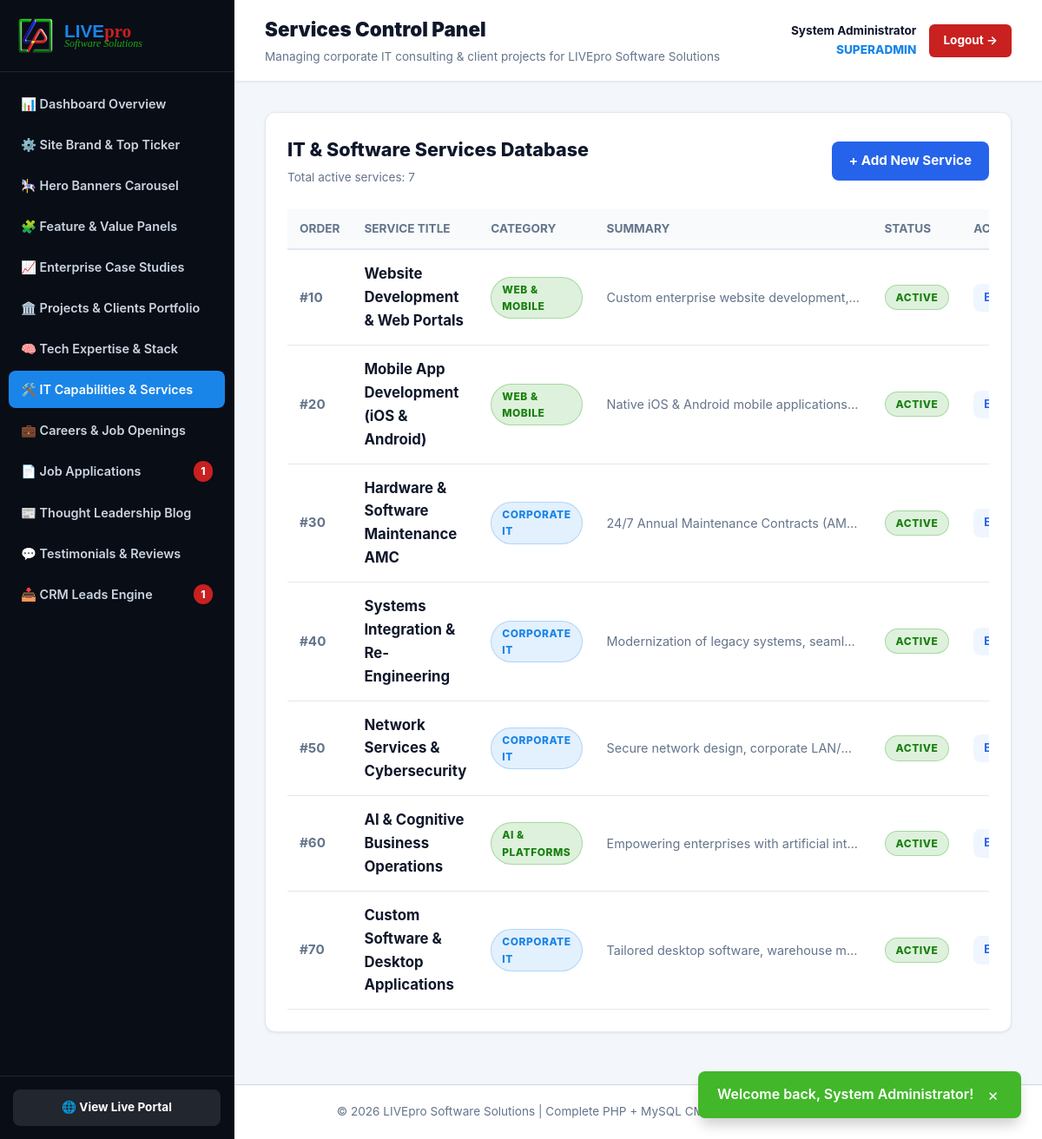
Screenshot of /admin/services.php (signed in) with the database file from the repository.
### tables this page shows
CREATE TABLE `services` (
  `id` INT(11) UNSIGNED NOT NULL AUTO_INCREMENT,
  `title` VARCHAR(150) NOT NULL,
  `category` VARCHAR(50) NOT NULL DEFAULT 'Corporate IT',
  `short_desc` TEXT NOT NULL,
  `full_desc` TEXT NOT NULL,
  `icon` VARCHAR(50) DEFAULT 'code',
  `featured` TINYINT(1) DEFAULT 1,
  `status` ENUM('active', 'draft') DEFAULT 'active',
  `display_order` INT(11) DEFAULT 0,
  `created_at` TIMESTAMP DEFAULT CURRENT_TIMESTAMP,
  PRIMARY KEY (`id`)
);

### admin/services.php (the view, shortened to what this page needs)
<?php
require_once __DIR__ . '/../includes/functions.php';
$action = $_GET['action'] ?? 'list';
$id = intval($_GET['id'] ?? 0);
require_once __DIR__ . '/includes/header.php';
if ($action === 'new' || $action === 'edit'):
    $service = ['title' => '', 'category' => 'Corporate IT', 'short_desc' => '', 'full_desc' => '', 'icon' => 'code', 'status' => 'active', 'display_order' => 10];
    if ($action === 'edit' && $id > 0) {
        $service = get_service_by_id($id);
        if (!$service) {
            flash_message("Service not found.", "error");
            header("Location: services.php");
            exit;
        }
    }
?>
    <div class="admin-card" style="max-width: 800px; margin: 0 auto;">
      <div style="display: flex; justify-content: space-between; align-items: center; margin-bottom: 25px; border-bottom: 1px solid #e2e8f0; padding-bottom: 15px;">
        <h3 style="font-size: 1.4rem; font-weight: 800; margin: 0; color: #0f172a;">
          <?= $action === 'edit' ? '✏️ Edit IT Service' : '➕ Add New IT Service'; ?>
        </h3>
        <a href="services.php" class="btn" style="background: #f1f5f9; color: #475569; text-decoration: none; font-size: 0.85rem;">&larr; Back to List</a>
      </div>
      <form method="POST" action="services.php?<?= $action === 'edit' ? "action=edit&id={$id}" : "action=new"; ?>">
        <div style="display: grid; grid-template-columns: 2fr 1fr; gap: 20px; margin-bottom: 20px;">
          <div>
            <label style="display: block; font-size: 0.85rem; font-weight: 600; margin-bottom: 6px; color: #334155;">Service Title *</label>
            <input type="text" name="title" value="<?= htmlspecialchars($service['title']); ?>" required style="width: 100%; padding: 12px 14px; border: 1px solid #cbd5e1; border-radius: 8px; font-size: 0.95rem;">
          </div>
          <div>
            <label style="display: block; font-size: 0.85rem; font-weight: 600; margin-bottom: 6px; color: #334155;">Category *</label>
            <select name="category" required style="width: 100%; padding: 12px 14px; border: 1px solid #cbd5e1; border-radius: 8px; font-size: 0.95rem; background: white;">
              <option value="Corporate IT" <?= $service['category'] === 'Corporate IT' ? 'selected' : ''; ?>>Corporate IT</option>
              <option value="Academic & Training" <?= $service['category'] === 'Academic & Training' ? 'selected' : ''; ?>>Academic &amp; Training</option>
            </select>
          </div>
        </div>
        <div style="margin-bottom: 20px;">
          <label style="display: block; font-size: 0.85rem; font-weight: 600; margin-bottom: 6px; color: #334155;">Short Summary (for Homepage &amp; Cards) *</label>
          <textarea name="short_desc" rows="2" required style="width: 100%; padding: 12px 14px; border: 1px solid #cbd5e1; border-radius: 8px; font-size: 0.95rem;"><?= htmlspecialchars($service['short_desc']); ?></textarea>
        </div>
        <div style="margin-bottom: 20px;">
          <label style="display: block; font-size: 0.85rem; font-weight: 600; margin-bottom: 6px; color: #334155;">Full Comprehensive Description (for Popup Modals) *</label>
          <textarea name="full_desc" rows="5" required style="width: 100%; padding: 12px 14px; border: 1px solid #cbd5e1; border-radius: 8px; font-size: 0.95rem;"><?= htmlspecialchars($service['full_desc']); ?></textarea>
        </div>
        <div style="display: grid; grid-template-columns: repeat(3, 1fr); gap: 20px; margin-bottom: 30px;">
          <div>
            <label style="display: block; font-size: 0.85rem; font-weight: 600; margin-bottom: 6px; color: #334155;">Icon Identifier</label>
            <select name="icon" style="width: 100%; padding: 12px 14px; border: 1px solid #cbd5e1; border-radius: 8px; font-size: 0.95rem; background: white;">
              <option value="code" <?= $service['icon'] === 'code' ? 'selected' : ''; ?>>💻 Code / Development</option>
              <option value="server" <?= $service['icon'] === 'server' ? 'selected' : ''; ?>>🖥️ Server / Hardware</option>
              <option value="refresh" <?= $service['icon'] === 'refresh' ? 'selected' : ''; ?>>🔄 Re-Engineering / Migrate</option>
              <option value="network" <?= $service['icon'] === 'network' ? 'selected' : ''; ?>>🌐 Network / Security</option>
              <option value="book" <?= $service['icon'] === 'book' ? 'selected' : ''; ?>>📚 Education / Academic</option>
              <option value="award" <?= $service['icon'] === 'award' ? 'selected' : ''; ?>>🏆 Corporate Training</option>
            </select>
          </div>
          <div>
            <label style="display: block; font-size: 0.85rem; font-weight: 600; margin-bottom: 6px; color: #334155;">Status</label>
            <select name="status" style="width: 100%; padding: 12px 14px; border: 1px solid #cbd5e1; border-radius: 8px; font-size: 0.95rem; background: white;">
              <option value="active" <?= $service['status'] === 'active' ? 'selected' : ''; ?>>Active (Published)</option>
              <option value="draft" <?= $service['status'] === 'draft' ? 'selected' : ''; ?>>Draft (Hidden)</option>
            </select>
          </div>
          <div>
            <label style="display: block; font-size: 0.85rem; font-weight: 600; margin-bottom: 6px; color: #334155;">Display Order</label>
            <input type="number" name="display_order" value="<?= intval($service['display_order']); ?>" style="width: 100%; padding: 12px 14px; border: 1px solid #cbd5e1; border-radius: 8px; font-size: 0.95rem;">
          </div>
        </div>
        <div style="display: flex; justify-content: flex-end; gap: 15px;">
          <a href="services.php" class="btn" style="background: #f1f5f9; color: #475569; text-decoration: none;">Cancel</a>
          <button type="submit" class="btn" style="background: #2563eb; color: white; padding: 12px 30px; border: none; border-radius: 8px; font-weight: 700; cursor: pointer;">
            💾 Save IT Service
          </button>
        </div>
      </form>
    </div>
<?php else:
    $services = get_services('all');
?>
    <div class="admin-card">
      <div style="display: flex; justify-content: space-between; align-items: center; margin-bottom: 25px;">
        <div>
          <h3 style="font-size: 1.35rem; font-weight: 800; margin: 0; color: #0f172a;">IT &amp; Software Services Database</h3>
          <p style="color: #64748b; font-size: 0.85rem; margin: 4px 0 0 0;">Total active services: <?= count($services); ?></p>
        </div>
        <a href="services.php?action=new" class="btn" style="background: #2563eb; color: white; text-decoration: none; padding: 10px 20px; border-radius: 8px; font-weight: 700;">+ Add New Service</a>
      </div>
      <div style="overflow-x: auto;">
        <table class="admin-table">
          <thead>
            <tr>
              <th>Order</th>
              <th>Service Title</th>
              <th>Category</th>
              <th>Summary</th>
              <th>Status</th>
              <th>Actions</th>
            </tr>
          </thead>
          <tbody>
            <?php if (empty($services)): ?>
              <tr><td colspan="6" style="text-align: center; padding: 30px; color: #64748b;">No IT services found. Click Add New Service above.</td></tr>
            <?php else: ?>
              <?php foreach ($services as $srv): ?>
                <tr>
                  <td style="color: #64748b; font-weight: 700;">#<?= intval($srv['display_order']); ?></td>
                  <td><strong style="color: #0f172a; font-size: 1.05rem;"><?= htmlspecialchars($srv['title']); ?></strong></td>
                  <td><span class="badge <?= $srv['category'] === 'Corporate IT' ? 'badge-primary' : 'badge-accent'; ?>"><?= htmlspecialchars($srv['category']); ?></span></td>
                  <td style="max-width: 320px; white-space: nowrap; overflow: hidden; text-overflow: ellipsis; color: #64748b; font-size: 0.9rem;"><?= htmlspecialchars($srv['short_desc']); ?></td>
                  <td>
                    <span class="badge <?= $srv['status'] === 'active' ? 'badge-accent' : 'badge-warning'; ?>">
                      <?= strtoupper(htmlspecialchars($srv['status'])); ?>
                    </span>
                  </td>
                  <td>
                    <div style="display: flex; gap: 8px;">
                      <a href="services.php?action=edit&id=<?= $srv['id']; ?>" class="btn" style="background: #eff6ff; color: #2563eb; padding: 6px 12px; font-size: 0.8rem; text-decoration: none;">Edit</a>
                    </div>
                  </td>
                </tr>
              <?php endforeach; ?>
            <?php endif; ?>
          </tbody>
        </table>
      </div>
    </div>
<?php endif; ?>
<?php require_once __DIR__ . '/includes/footer.php'; ?>

### assets/css/style.css (style rules this page uses)
:root { --primary: #1a85e8; --primary-hover: #1060b0; --accent: #22a316; --accent-hover: #198010; --danger: #c92020; --danger-hover: #9e1717; --warning: #f2c10d; --bg-main: #090d16; --bg-surface: #ffffff; --bg-card: #ffffff; --bg-light: #f3f6fa; --text-main: #0f172a; --text-muted: #64748b; --text-light: #ffffff; --text-light-muted: #cbd5e1; --border-color: #e2e8f0; --border: #e2e8f0; --border-dark: #334155; --shadow-sm: 0 1px 3px rgba(0, 0, 0, 0.08); --shadow-md: 0 4px 6px -1px rgba(26, 133, 232, 0.1), 0 2px 4px -1px rgba(0, 0, 0, 0.06); --shadow-lg: 0 12px 28px 0 rgba(15, 23, 42, 0.15), 0 2px 4px 0 rgba(0, 0, 0, 0.08); --shadow-xl: 0 20px 40px rgba(15, 23, 42, 0.25); --radius: 12px; --radius-sm: 8px; --transition: all 0.25s cubic-bezier(0.4, 0, 0.2, 1); }
* { box-sizing: border-box; margin: 0; padding: 0; }
body { font-family: -apple-system, BlinkMacSystemFont, "Segoe UI", Roboto, Helvetica, Arial, sans-serif; color: var(--text-main); background-color: var(--bg-light); line-height: 1.6; overflow-x: hidden; }
a { color: inherit; text-decoration: none; cursor: pointer; }
.btn { display: inline-flex; align-items: center; justify-content: center; gap: 8px; padding: 12px 24px; border-radius: var(--radius-sm); font-weight: 700; cursor: pointer; border: none; transition: var(--transition); font-size: 0.95rem; text-decoration: none; }
.badge { display: inline-block; padding: 4px 12px; border-radius: 9999px; font-size: 0.75rem; font-weight: 800; text-transform: uppercase; letter-spacing: 0.5px; }
.badge-primary { background-color: rgba(26, 133, 232, 0.12); color: var(--primary); border: 1px solid rgba(26, 133, 232, 0.25); }
.badge-accent { background-color: rgba(34, 163, 22, 0.15); color: #198010; border: 1px solid rgba(34, 163, 22, 0.3); }
body.admin-body, body:has(.admin-sidebar) { display: flex !important; flex-direction: row !important; min-height: 100vh; margin: 0; padding: 0; background: #f3f6fa; }
.admin-card { background: #ffffff; border: 1px solid var(--border-color); border-radius: 12px; padding: 25px; margin-bottom: 25px; box-shadow: 0 1px 3px rgba(0, 0, 0, 0.08); }
.admin-table { width: 100%; border-collapse: collapse; text-align: left; }
.admin-table th { padding: 12px 14px; background: #f8fafc; font-weight: 700; font-size: 0.85rem; color: #64748b; text-transform: uppercase; border-bottom: 2px solid var(--border-color); }
.admin-table td { padding: 14px; border-bottom: 1px solid var(--border-color); font-size: 0.95rem; vertical-align: middle; }

### rows the page displays
services: display_order "10", title "Website Development & Web Portals", category "WEB & MOBILE", short_desc "Custom enterprise website development,…", status "ACTIVE"
services: display_order "20", title "Mobile App Development (iOS & Android)", category "WEB & MOBILE", short_desc "Native iOS & Android mobile applications…", status "ACTIVE"
services: display_order "30", title "Hardware & Software Maintenance AMC", category "CORPORATE IT", short_desc "24/7 Annual Maintenance Contracts (AM…", status "ACTIVE"
services: display_order "40", title "Systems Integration & Re-Engineering", category "CORPORATE IT", short_desc "Modernization of legacy systems, seaml…", status "ACTIVE"
services: display_order "50", title "Network Services & Cybersecurity", category "CORPORATE IT", short_desc "Secure network design, corporate LAN/…", status "ACTIVE"
services: display_order "60", title "AI & Cognitive Business Operations", category "AI & PLATFORMS", short_desc "Empowering enterprises with artificial int…", status "ACTIVE"
services: display_order "70", title "Custom Software & Desktop Applications", category "CORPORATE IT", short_desc "Tailored desktop software, warehouse m…", status "ACTIVE"

### other values shown
$flash['msg'] "Welcome back, System Administrator!"
$unread_apps "1"
$unread_inq "1"
$admin_page "Services"
$settings['company_name'] "LIVEpro Software Solutions"
$_SESSION['admin_full_name'] "System Administrator"
$_SESSION['admin_role'] "SUPERADMIN"
count($services) "7"
